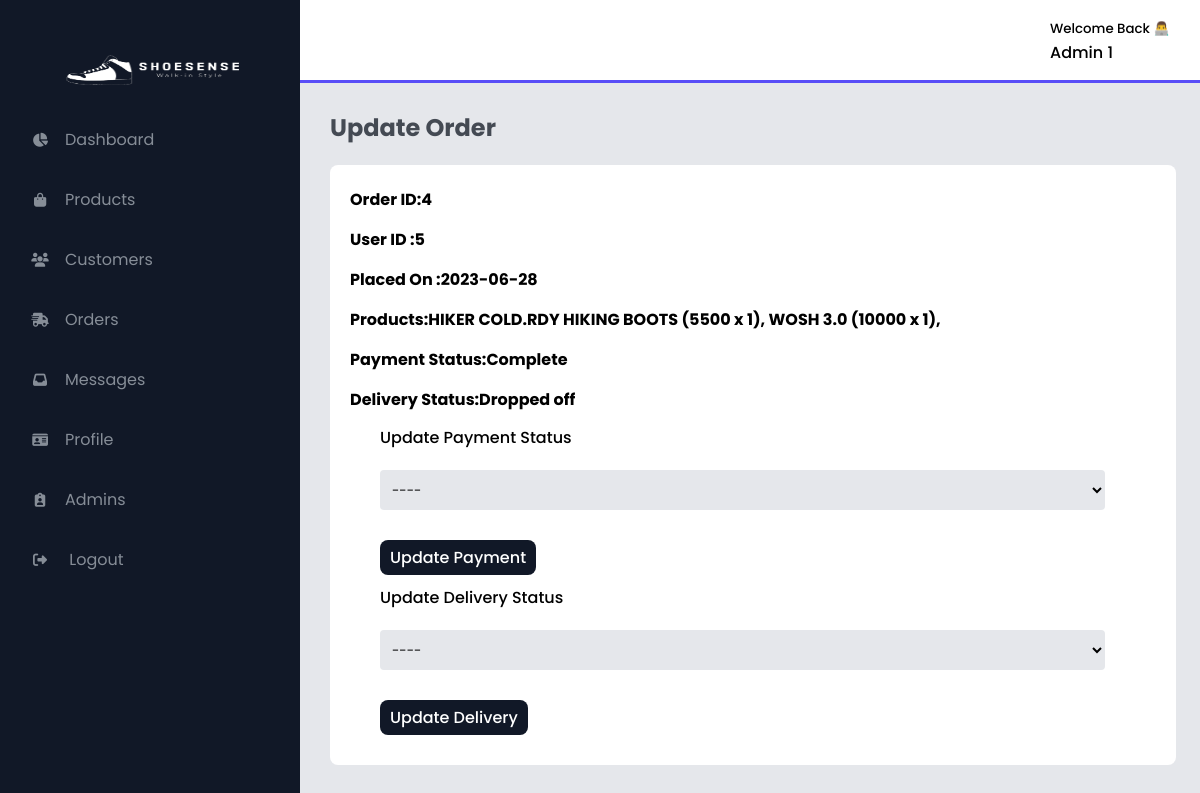
Page /admin/update_order.php?get_order_ID=4 (signed in) on the committed database.
### tables this page shows
CREATE TABLE `orders` (
  `orders_ID` int(100) NOT NULL,
  `user_id` int(100) NOT NULL,
  `user_Name` varchar(255) NOT NULL,
  `phone_No` int(12) NOT NULL,
  `user_email` varchar(255) NOT NULL,
  `address` varchar(255) NOT NULL,
  `total_products` varchar(255) NOT NULL,
  `total_price` int(100) NOT NULL,
  `placed_on` date NOT NULL,
  `payment_status` varchar(100) NOT NULL,
  `deleivery_status` varchar(100) NOT NULL,
  `estimated_delivery` date NOT NULL
);

### admin/update_order.php (the view, shortened to what this page needs)
<?php
include '../components/connect.php';
?>
<!DOCTYPE html>
<html lang="en">
<head>
    <link rel="stylesheet" href="../admin/CSS/admin_style.css">
    <link rel="stylesheet" href="../admin/CSS/manageproducts.css">
    <link rel="stylesheet" href="../admin/CSS/orders.css">
    <link href="https://cdn.jsdelivr.net/npm/remixicon@2.2.0/fonts/remixicon.css" rel="stylesheet">
    <link rel="stylesheet" href="https://cdnjs.cloudflare.com/ajax/libs/font-awesome/6.1.1/css/all.min.css">
</head>
<body>
<?php include 'menu.php';?>
<section id="interface">
    <?php include 'navsection.php';?>
    <h3 class="i-orderheading">Update Order </h3>
    <div class="board  Order">
        <div class="update-order-details">
            <?php
                $update_orders_id = $_GET['get_order_ID'];
                $show_orders = $conn->prepare("SELECT * FROM `orders` WHERE orders_ID = ?");
                $show_orders->execute([$update_orders_id]);
                if($show_orders->rowCount() > 0){
                while($fetch_orders = $show_orders->fetch(PDO::FETCH_ASSOC)){
            ?>
                <h4>Order ID:<?=$fetch_orders['orders_ID'];?></h4>
                <h4>User ID :<?=$fetch_orders['user_id'];?></h4>
                <h4>Placed On :<?=$fetch_orders['placed_on'];?></h4>
                <h4>Products:<?=$fetch_orders['total_products'];?> </h4>
                <h4>Payment Status:<?=$fetch_orders['payment_status'];?></h4>
                <h4>Delivery Status:<?=$fetch_orders['deleivery_status'];?></h4>
                <form action="" method="post">
                    <label for="">Update Payment Status</label>
                    <select name="payment_status" id="">
                        <option value="">----</option>
                    </select>
                    <button type="submit" class="btn" name="update_payment">Update Payment</button>
                </form>
                <form action="" method="post">
                    <label for="">Update Delivery Status</label>
                    <select name="delivery_status" id="">
                        <option value="">----</option>
                    </select>
                    <button type="submit" class="btn" name="update-delivery">Update Delivery</button>
                </form>
                <?php
            }
            }else{
                echo '<h5 class="empty_message">No Orders</h5>';
            }
            ?>
        </div>
    </div>
</section>
</body>
</html>

### admin/navsection.php (shortened to what this page needs)
<?php
include '../components/connect.php';
?>
<!DOCTYPE html>
<html lang="en">
<head>
    <link rel="stylesheet" href="../admin/CSS/admin_style.css">
    <link rel="stylesheet" href="../admin/CSS/manageproducts.css">
    <link href="https://cdn.jsdelivr.net/npm/remixicon@2.2.0/fonts/remixicon.css" rel="stylesheet">
</head>
<body>
        <div class="navigation">
            <div class="profile">
            <?php
            $select_profile = $conn->prepare("SELECT * FROM `admin` WHERE admin_ID = ?");
            $select_profile->execute([$admin_id]);
            if($select_profile->rowCount() > 0){
            $fetch_profile = $select_profile->fetch(PDO::FETCH_ASSOC);
            ?>
                <p>
                    <small> Welcome Back 👨‍💻 </small><br>
                    <?= $fetch_profile['admin_Name']; ?>
                </p>
            </div>
            <?php
            }
            ?>
        </div>
</body>
</html>

### admin/CSS/admin_style.css (style rules this page uses)
* { margin: 0; padding: 0; box-sizing: border-box; font-family: 'Poppins',sans-serif; }
body { width: 100%; background: #E5E7EB; position: relative; display: flex; }
.btn { padding: 5px 10px 5px 10px; border-radius: 8px; border: none; font-weight: 500; font-size: 16px; background: #111827; color: #fff; margin: 10px 10px 10px 30px; text-decoration: none; }
#interface { width: calc(100% - 300px); margin-left: 300px; position: relative; }
#interface .navigation { display: flex; align-items: center; justify-content: space-between; background: #fff; padding: 15px 30px; border-bottom: 3px solid #594ef7; position: fixed; width: calc(100% - 300px); }
#interface .navigation .profile { display: flex; justify-content: flex-start; align-items: center; }
#interface .navigation .profile p { font-size: 16px; font-weight: 500; }
.board { width: 94%; margin: 50px 0 30px 30px; overflow: auto; background: #fff; border-radius: 8px; }

### admin/CSS/manageproducts.css (style rules this page uses)
.form-container input, select, textarea { display: block; width: 90%; margin: 20px 30px 20px 30px; height: 40px; border: none; background: #E5E7EB; padding-left: 8px; border-radius: 4px; border: 1px solild; }
label { font-weight: 500; margin-left: 30px; }

### admin/CSS/orders.css (style rules this page uses)
#interface .i-orderheading { color: #444a53; padding: 30px 30px 0 30px; font-size: 24px; font-weight: 700; margin-top: 10vh; }
#interface .Order { margin: 20px 30px; padding: 20px; }
#interface .Order .update-order-details h4 { font-size: 16px; line-height: 30px; margin-bottom: 10px; }

### rows in the picture
orders: orders_ID "4", user "5", placed_on "2023-06-28", total_products "HIKER COLD.RDY HIKING BOOTS (5500 x 1), WOSH 3.0 (10000 x 1),", payment_status "Complete", deleivery_status "Dropped off"

### other values in the picture
$fetch_profile['admin_Name'] "Admin 1"
